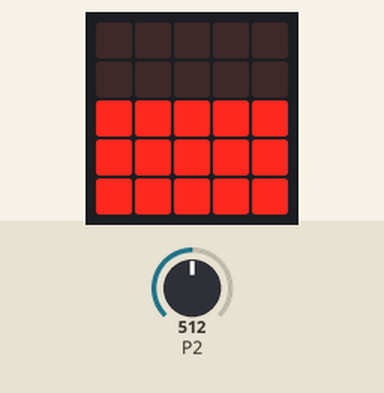
A program run on a simulated BBC micro:bit running MicroPython. Shown: the board's 5×5 LED display. The inputs (shaded band) are chosen by the test bench; at power-on: P2 = 512 (analog values on the 0–1023 scale).

Above: at 1.2 s.
1.3 s: P2 set to 716
At 2.2 s:
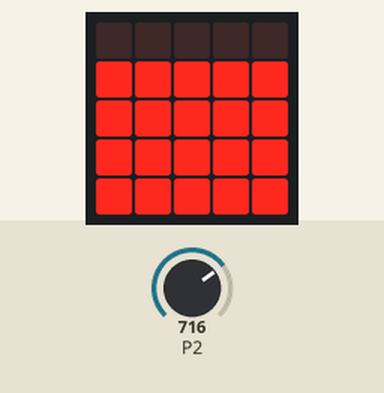
2.8 s: P2 set to 900
At 3.9 s:
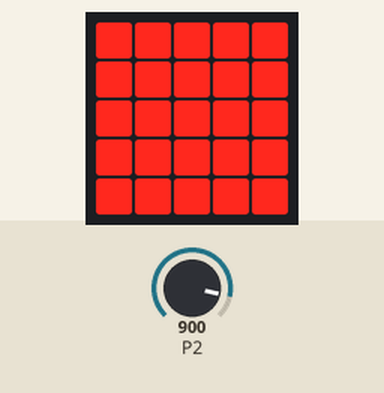
4.3 s: P2 set to 511
At 5.5 s:
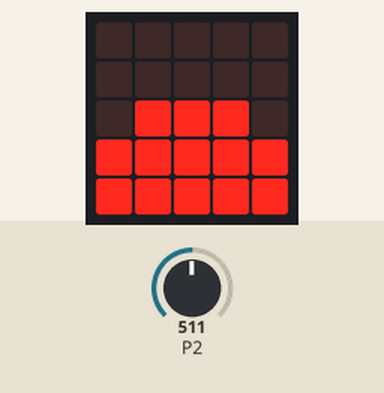
5.8 s: P2 set to 306
At 7.0 s:
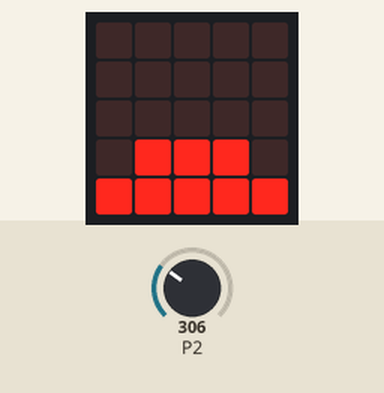
7.3 s: P2 set to 122
At 8.2 s:
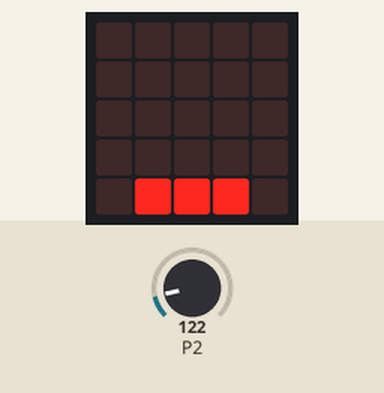
8.8 s: P2 set to 0
At 9.9 s:
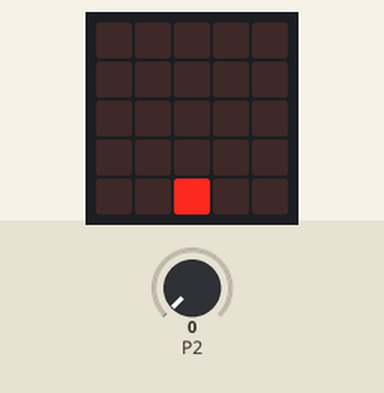
Timing chart, 0 to 11.3 s (numbered marks = the images above; inputs shaded):
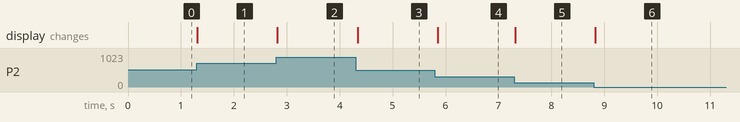

Measured:
- after the input at 1.3 s, the display: changes at once (image 1)
- after the input at 2.8 s, the display: changes at once (image 2)
- after the input at 4.3 s, the display: changes at once (image 3)
- after the input at 5.8 s, the display: changes after 0.05 s (image 4)
- after the input at 7.3 s, the display: changes at once (image 5)
- after the input at 8.8 s, the display: changes at once (image 6)

The program:

main.py
```python
from microbit import *

def grafico_barras(valor, maximo):
    proporcao = abs(valor) / maximo if maximo > 0 else 0
    k = 0
    for y in range(4, -1, -1):
        for x in range(3):
            brilho = 9 if k <= proporcao else 0
            display.set_pixel(2 - x, y, brilho)
            display.set_pixel(2 + x, y, brilho)
            k += 1 / 16

while True:
    grafico_barras(pin2.read_analog(), 1023)
    sleep(50)
```
